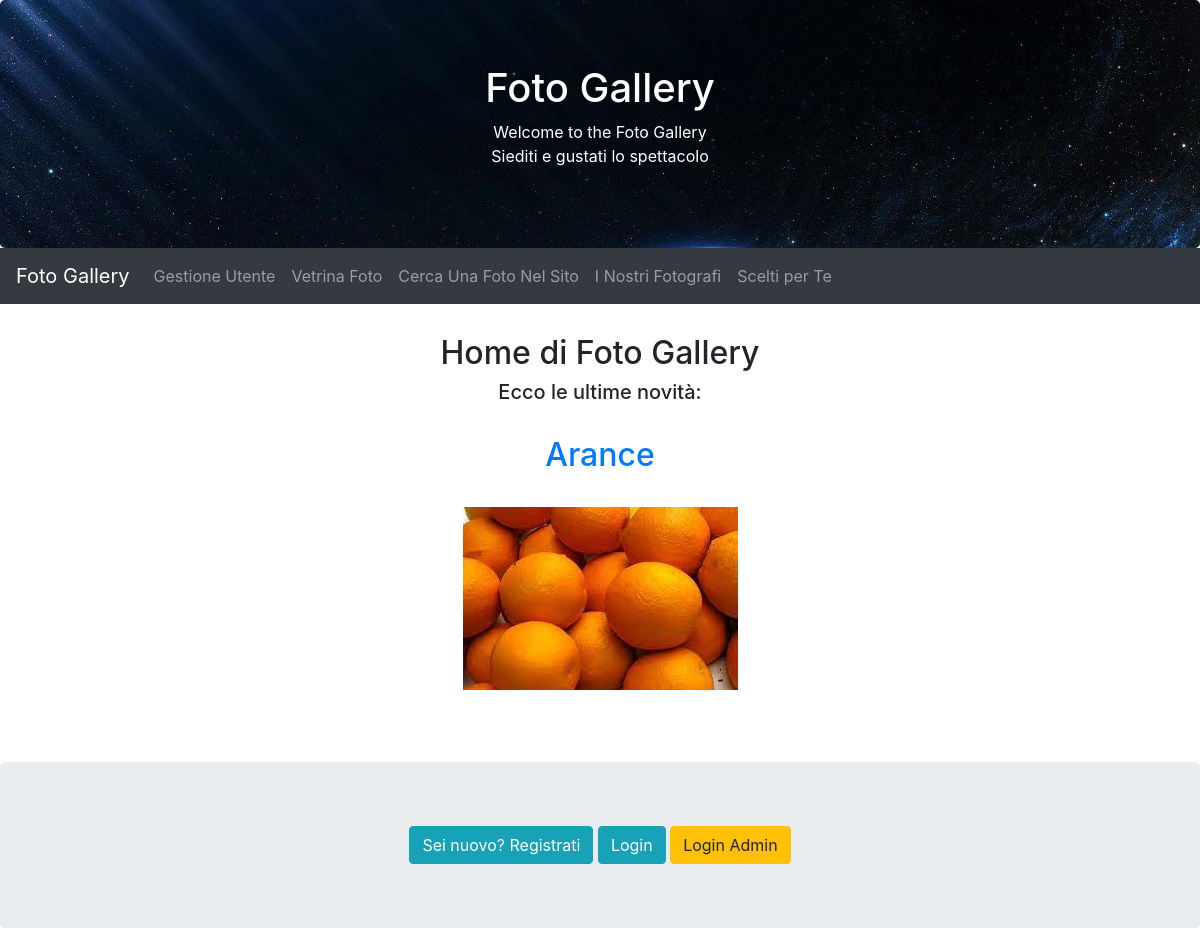
The page / on the database its author committed.
### APPfoto/models.py (models this page shows, shortened)
class Foto(models.Model):
    COLOUR_CHOICES = [
        ("Black", "Black"),
        ("Dark Blue", "Dark Blue"),
        ("Green", "Green"),
        ("Grey", "Grey"),
        ("Light Blue", "Light Blue"),
        ("Orange", "Orange"),
        ("Pink", "Pink"),
        ("Purple", "Purple"),
        ("Red", "Red"),
        ("White", "White"),
        ("Yellow", "Yellow"),
    ]
    name = models.CharField(max_length=50, default="No name Given")
    main_colour = models.CharField(max_length=100, choices=COLOUR_CHOICES)
    landscape = models.BooleanField()
    actual_photo = models.ImageField(upload_to='uploads/')
    artist = models.ForeignKey(User, on_delete=models.CASCADE, default=0, related_name="foto")
    price = models.DecimalField(verbose_name="prezzo", max_digits=5, decimal_places=2, default=0.00)
    creation_date = models.DateTimeField(auto_now_add=True)

### foto_commerce/views.py (the view)
# urls.py: 2. Add a URL to urlpatterns:  path('', views.home, name='home')
def home(request):
    recent_photos = Foto.objects.order_by('-creation_date')[:5]  # 5 FOTO PIÙ NUOVE NEL CAROSELLO
    context = {'recent_photos': recent_photos}
    return render(request, 'home.html', context)

### foto_commerce/templates/home.html (shortened to what this page needs)
{% extends 'base.html' %}
{% load static %}
{% block header1 %}
  <h1>Foto Gallery</h1>
  <p>Welcome to the Foto Gallery
    <br>
    Siediti e gustati lo spettacolo</p>
{% endblock %}
{% block content %}
<h2>Home di Foto Gallery</h2>
<h5>Ecco le ultime novità: </h5>
<div id="recent-photos-carousel" class="carousel slide" data-ride="carousel" data-interval="3000">
  <ol class="carousel-indicators">
    {% for foto in recent_photos %}
    <li data-target="#recent-photos-carousel" data-slide-to="{{ forloop.counter0 }}" {% if forloop.first %}class="active"{% endif %}></li>
    {% endfor %}
  </ol>
  <div class="carousel-inner">
    {% for foto in recent_photos %}
    <br>
    <div class="carousel-item {% if forloop.first %}active{% endif %}">
      <a href="{% url 'APPfoto:ricerca_risultati' foto.name 'name' %}">
        <h2>{{ foto.name }}</h2>
        <br>
        <img src="{{ foto.actual_photo.url }}" alt="{{ foto.name }}" style="max-width: 400px; max-height: 400px;">
      </a>
      <br>
      <br>
      <br>
    </div>
    {% endfor %}
  </div>
  <a class="carousel-control-prev" href="#recent-photos-carousel" role="button" data-slide="prev">
    <span class="carousel-control-prev-icon" aria-hidden="true"></span>
  </a>
  <a class="carousel-control-next" href="#recent-photos-carousel" role="button" data-slide="next">
    <span class="carousel-control-next-icon" aria-hidden="true"></span>
  </a>
</div>
{% endblock %}

### rows shown on the page
Foto: name "Arance", actual_photo (picture)
